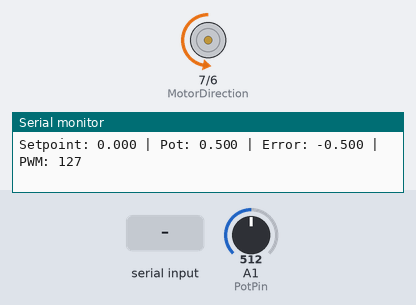
Simulated run of this sketch. Board: Arduino Uno, built with avr-gcc and run on an emulated ATmega328P. Shown: direction and speed pins drawn as motors (green arrow = direction pin HIGH = forward, orange = LOW = backward, longer = more drive), the last lines printed to the serial monitor. The inputs (shaded band) are chosen by the test bench; at power-on: A1 (PotPin) = 512.

Above: at 1.2 s.
1.3 s: A1 (PotPin) set to 716
At 2.4 s:
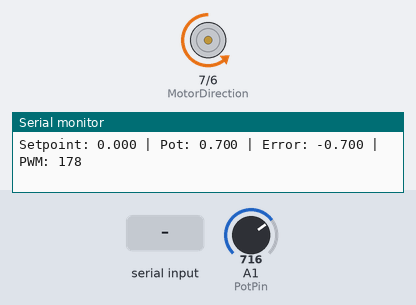
2.8 s: "90,45\n" received over Serial
At 3.5 s:
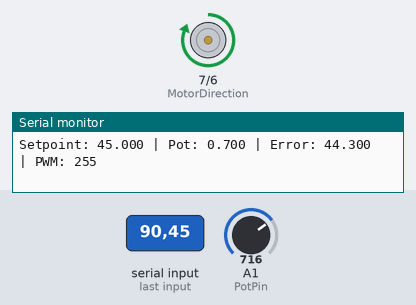
5.3 s: A1 (PotPin) set to 900
At 6.5 s:
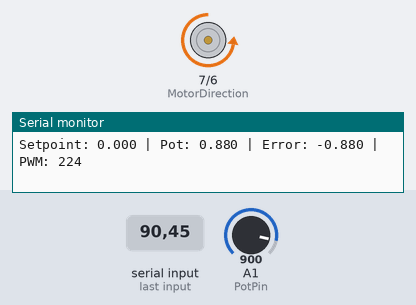
6.8 s: A1 (PotPin) set to 245
At 7.8 s:
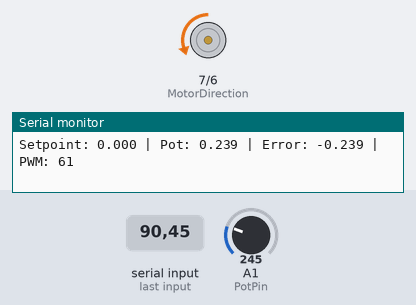
8.3 s: A1 (PotPin) set to 0
At 8.9 s:
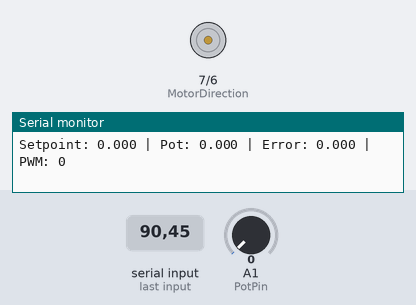
9.8 s: A1 (PotPin) set to 511
At 10.1 s:
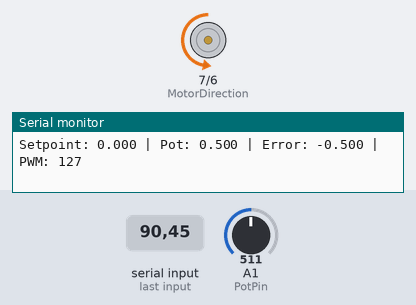
Timing chart, 0 to 12.3 s (numbered marks = the images above; inputs shaded):
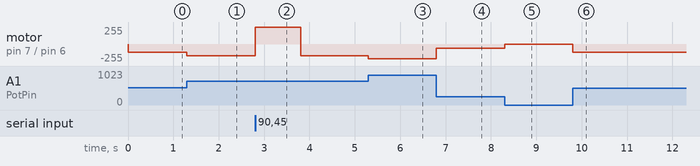

The sketch:

control_without_pid.ino
```cpp
#define MotorDirection 7
#define MotorSpeed     6//pwm
#define PotPin         A1

// We'll store the setpoint from Python here
float cameraSetpoint = 0.0;

unsigned long lastPrintTime = 0;
const unsigned long printInterval = 100;

void setup() {
  Serial.begin(115200);//9600//115200 //baud rate must match in serial monitor

  pinMode(MotorDirection, OUTPUT);
  pinMode(MotorSpeed, OUTPUT);

  // Initialize motor off
  digitalWrite(MotorDirection, LOW);
  analogWrite(MotorSpeed, 0);
}

void loop() {
  // 1) Read any incoming setpoint from Python
  if (Serial.available() > 0) {
    float newSetpoint = Serial.parseFloat();
    if (!isnan(newSetpoint)) {
      cameraSetpoint = newSetpoint;
    }
  }

  // 2) Read the potentiometer (0..1023) -> 0..1
  int potRaw = analogRead(PotPin);
  float potVal = (float)potRaw / 1023.0;
  //IS 3.3V OR 5V INPUT USED??
  // Convert the analog reading (0 - 1023) to voltage (0 - 5V)
  //voltage = potValue * (3.3 / 1023.0) *1.5; //output when input voltage is 3.3 yiels position of 2/3
  //Calculate wiper position
  //wiperPosition = 10 * (voltage / 3.3) ;//scale in terms of length (cm)

  // 3) Compute a simple difference (error = setpoint - pot)
  float error = cameraSetpoint - potVal;

  // 4) Motor speed is proportional to |error|
  //    Scale up to 0..255 for PWM.
  //    If error is big, speed is high; if error is small, speed is low.
  float motorSpeedValue = fabs(error) * 255.0;
  if (motorSpeedValue > 255) {
    motorSpeedValue = 255;
  }

  // 5) Motor direction depends on sign of error
  if (error >= 0) {
    digitalWrite(MotorDirection, HIGH); // forward
  } else {
    digitalWrite(MotorDirection, LOW);  // reverse
  }

  // 6) Write PWM
  analogWrite(MotorSpeed, (int)motorSpeedValue);

  // 7) Print status every 100 ms
  unsigned long currentTime = millis();
  if (currentTime - lastPrintTime >= printInterval) {
    Serial.print("Setpoint: ");
    Serial.print(cameraSetpoint, 3);
    Serial.print(" | Pot: ");
    Serial.print(potVal, 3);
    Serial.print(" | Error: ");
    Serial.print(error, 3);
    Serial.print(" | PWM: ");
    Serial.println((int)motorSpeedValue);
    lastPrintTime = currentTime;
  }

  //delay(20); // small delay ~50 Hz loop
}
```

pid.cpp
```cpp
// Code Taken from Andrew Adare https://github.com/andrewadare/PIDControl

#include "PIDControl.h"

PIDControl::PIDControl(float p, float i, float d, float initialSetpoint,
                       unsigned long timestep)
    : kp(p),
      ki(i),
      kd(d),
      setpoint(initialSetpoint),
      output(0.0),
      minOutput(-1.0),
      maxOutput(1.0),
      dt(timestep),
      integralTerm(0),
      prevInput(0),
      prevTime(0) {
  setPID(p, i, d);
  setDtMilliseconds(timestep);
}

void PIDControl::update(float input, unsigned long currentTime,
                        float extIntFactor) {
  float error = setpoint - input;

  // Return early if it's too soon for an update.
  if (currentTime - prevTime < dt) {
    return;
  }

  // Store integral term separately to handle a time-varying ki gain parameter
  integralTerm += extIntFactor * ki * error;

  // Avoid integral windup by constraining integral term to output limits
  integralTerm = clamped(integralTerm, minOutput, maxOutput);

  // Compute PID output.
  // Note that d(setpoint)/dt is excluded from the derivative term to avoid
  // spikes from fast setpoint changes.
  output = kp * error + integralTerm - kd * (input - prevInput);

  output = clamped(output, minOutput, maxOutput);

  // Store for next call
  prevInput = input;
  prevTime = currentTime;
}

void PIDControl::setPID(float p, float i, float d) {
  kp = p;

  // Correct for step-size dependence in the integration and differentiation.
  ki = i * dt;
  kd = d / dt;
}

void PIDControl::setDtMilliseconds(unsigned long updateInterval) {
  dt = updateInterval;  // ms

  // Adjust PID parameters for the new time step size
  setPID(kp, ki, kd);
}

float PIDControl::clamped(float val, float low, float high) {
  return val < low ? low : val > high ? high : val;
}
```

pidControl.h
```cpp
// Code Taken from Andrew Adare https://github.com/andrewadare/PIDControl
#ifndef __PID_CONTROL_h__
#define __PID_CONTROL_h__

class PIDControl {
 public:
  /**
   * @constructor
   *
   * @param p - proportional gain coefficient (corrects error as it arises)
   * @param i - integral gain or "reset" coefficient (corrects drift)
   * @param d - derivative gain or "preact" coefficient (anticipates changes)
   * @param initialSetpoint - in units of the process variable
   * @param timestep - update interval in milliseconds
   */
  PIDControl(float p, float i, float d, float initialSetpoint,
             unsigned long timestep);

  ~PIDControl() {}

  /**
   * Compute new output.
   *
   * @param input - process variable (measured feedback quantity)
   * @param currentTime - time when update is called. Units must match this.dt
   * @param extIntFactor - external integrator factor
   */
  void update(float input, unsigned long currentTime, float extIntFactor = 1.0);

  /**
   * Return val if within limits or nearest limit if outside.
   *
   * @param  val - input value
   * @param  low - lower limit
   * @param  high - upper limit
   *
   * @return clamped value
   */
  static float clamped(float val, float low, float high);

  /**
   * Set/change kp, ki, kd and scale so output is independent of choice of dt.
   *
   * @param p - proportional gain
   * @param i - integral gain
   * @param d - derivative gain
   */
  void setPID(float p, float i, float d);

  /**
   * Set/change dt and update time-scaling factors for ki, kd.
   *
   * @param updateInterval - timestep value
   */
  void setDtMilliseconds(unsigned long updateInterval);

  // Coefficients for the 3 PID terms (error e defined as setpoint - input):
  // Proportional (kp*e), integral (ki*sum(e) over dt), and derivative
  // (kd*de/dt) Public for convenient read access, but use setPID to assign.
  float kp;
  float ki;
  float kd;

  // Target value for output
  float setpoint;

  // Computed output value and its boundaries
  float output;
  float minOutput;
  float maxOutput;

  // Parameter update interval. Fixed, regardless of input sample rate.
  // Public for convenient read access, but use setDtMilliseconds to assign.
  unsigned long dt;

  // Explicitly store the PID integral term.
  // For each timestep j, add ki_j * e_j to the running sum during the update.
  // This provides more correct behavior for time-dependent ki than doing
  // ki*sum(e_j), enabling real-time adjustment.
  float integralTerm;

  // Input and time from previous update for use in calculation
  float prevInput;
  unsigned long prevTime;
};

#endif
```

Measured:
- after the input at 1.3 s, motor on pin 7 (MotorDirection) / pin 6 (MotorSpeed): backward 127/255 → backward 178/255 at once
- after the input at 2.8 s, motor on pin 7 (MotorDirection) / pin 6 (MotorSpeed): backward 178/255 → forward 255/255 at once, → backward 178/255 1.0 s later
- after the input at 5.3 s, motor on pin 7 (MotorDirection) / pin 6 (MotorSpeed): backward 178/255 → backward 224/255 at once
- after the input at 6.8 s, motor on pin 7 (MotorDirection) / pin 6 (MotorSpeed): backward 224/255 → backward 61/255 at once
- after the input at 8.3 s, motor on pin 7 (MotorDirection) / pin 6 (MotorSpeed): backward 61/255 → stopped at once
- after the input at 9.8 s, motor on pin 7 (MotorDirection) / pin 6 (MotorSpeed): stopped → backward 127/255 at once
